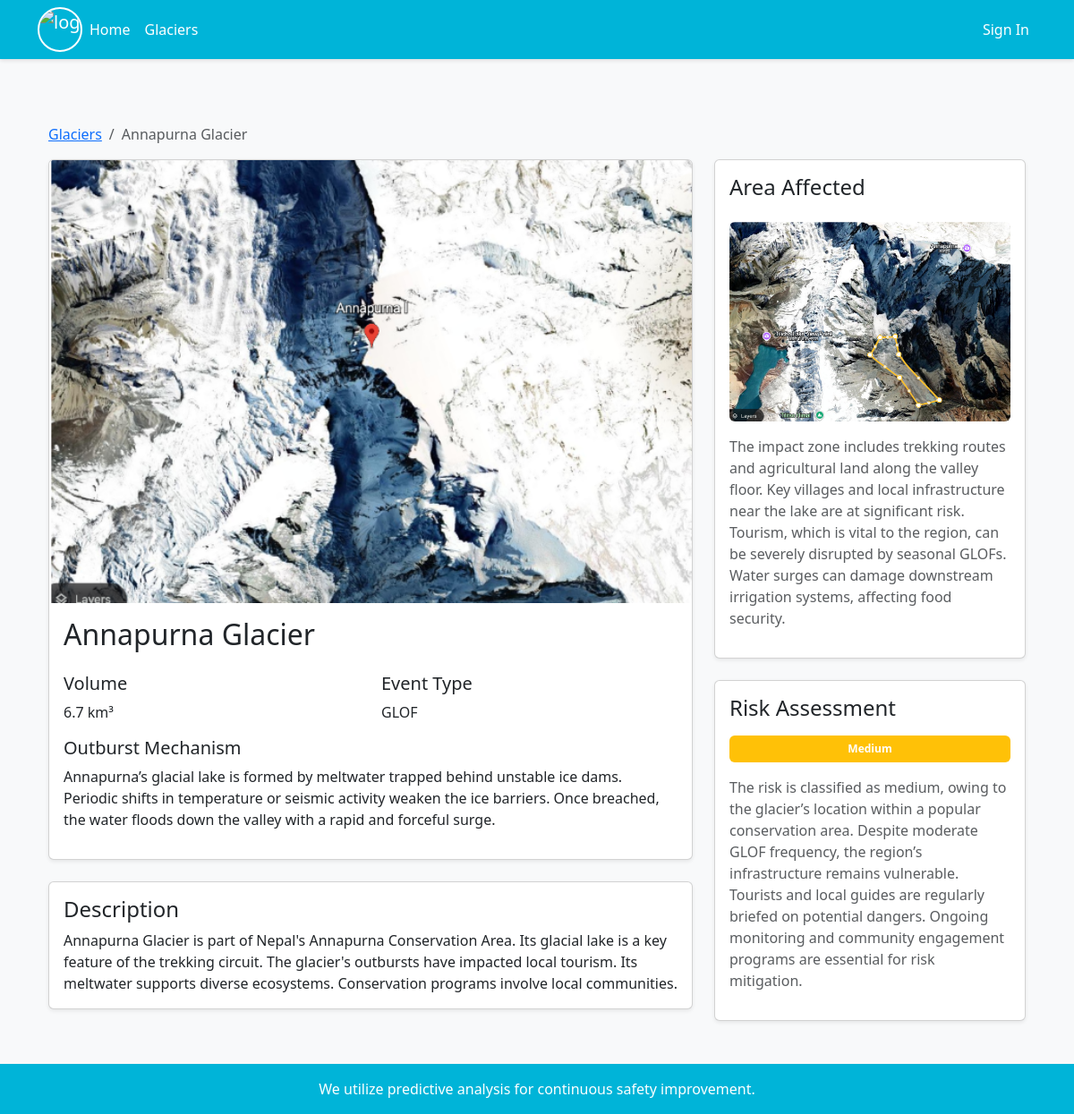
Page /glaciers/30/ on the committed database.
### glaciers/models.py (models this page shows, shortened)
class Glacier(models.Model):
    RISK_LEVELS = [
        ('low', 'Low'),
        ('medium', 'Medium'),
        ('high', 'High'),
        ('critical', 'Critical'),
    ]
    name = models.CharField(max_length=200)
    volume = models.FloatField(validators=[MinValueValidator(0.0)])
    image = models.ImageField(upload_to='glacier_images/')
    description = models.TextField()
    event_type = models.CharField(max_length=100)
    outburst_mechanism = models.TextField()
    area_map = models.ImageField(upload_to='area_maps/')
    area_description = models.TextField()
    risk_level = models.CharField(max_length=20, choices=RISK_LEVELS)
    risk_description = models.TextField()
    created_at = models.DateTimeField(auto_now_add=True)
    updated_at = models.DateTimeField(auto_now=True)
    @property
    def risk_level_color(self):
        return {
            'low': 'success',
            'medium': 'warning',
            'high': 'danger',
            'critical': 'dark',
        }[self.risk_level]
    @property
    def risk_percentage(self):
        return {
            'low': 25,
            'medium': 50,
            'high': 75,
            'critical': 100,
        }[self.risk_level]
    class Meta:
        ordering = ['-created_at']

### glaciers/views.py (the view)
# urls.py: path('glaciers/<int:pk>/', views.glacier_detail, name='glacier_detail'),
def glacier_detail(request, pk):
    glacier = get_object_or_404(Glacier, pk=pk)
    return render(request, 'glacier_detail.html', {'glacier': glacier})

### templates/glacier_detail.html (shortened to what this page needs)
{% extends "base.html" %}
{% load static %}
{% block content %}
<div class="container py-5">
    <nav aria-label="breadcrumb">
        <ol class="breadcrumb">
            <li class="breadcrumb-item"><a href="{% url 'glaciers:glacier_list' %}">Glaciers</a></li>
            <li class="breadcrumb-item active">{{ glacier.name }}</li>
        </ol>
    </nav>
    <div class="row">
        <div class="col-lg-8">
            <div class="card shadow-sm">
                <img src="{{ glacier.image.url }}" class="card-img-top" alt="{{ glacier.name }}">
                <div class="card-body">
                    <h1 class="card-title h2">{{ glacier.name }}</h1>
                    <div class="row mt-4">
                        <div class="col-md-6">
                            <h5>Volume</h5>
                            <p>{{ glacier.volume }} km³</p>
                        </div>
                        <div class="col-md-6">
                            <h5>Event Type</h5>
                            <p>{{ glacier.event_type }}</p>
                        </div>
                        <div class="col-12">
                            <h5>Outburst Mechanism</h5>
                            <p>{{ glacier.outburst_mechanism }}</p>
                        </div>
                    </div>
                </div>
            </div>
            <div class="card shadow-sm mt-4">
                <div class="card-body">
                    <h2 class="h4">Description</h2>
                    <p class="card-text">{{ glacier.description }}</p>
                </div>
            </div>
        </div>
        <div class="col-lg-4">
            <div class="card shadow-sm">
                <div class="card-body">
                    <h2 class="h4 mb-4">Area Affected</h2>
                    <img src="{{ glacier.area_map.url }}" class="img-fluid rounded mb-3" alt="Area Map">
                    <p class="text-muted">{{ glacier.area_description }}</p>
                </div>
            </div>
            <div class="card shadow-sm mt-4">
                <div class="card-body">
                    <h2 class="h4 mb-3">Risk Assessment</h2>
                    <div class="progress mb-3" style="height: 30px;">
                        <div class="progress-bar bg-{{ glacier.risk_level_color }} d-flex align-items-center justify-content-center"
                             role="progressbar"
                             style="width: 100%;"
                             aria-valuenow="{{ glacier.risk_percentage }}"
                             aria-valuemin="0"
                             aria-valuemax="100">
                            <span class="text-white fw-bold">{{ glacier.risk_level|title }}</span>
                        </div>
                    </div>
                    <p class="text-muted">{{ glacier.risk_description }}</p>
                </div>
            </div>
        </div>
    </div>
</div>
{% endblock %}

### templates/base.html (shortened to what this page needs)
{% load static %}
<!DOCTYPE html>
<html lang="en">
<head>
    <link href="https://cdn.jsdelivr.net/npm/bootstrap@5.3.2/dist/css/bootstrap.min.css" rel="stylesheet">
</head>
<body>
    <nav class="navbar navbar-expand-lg navbar-dark mb-4">
        <div class="container">
            <a class="navbar-brand" href="{% url 'glaciers:home' %}">
                <img src="{% static 'images/logo.jpg' %}" alt="logo">
            </a>
            <div class="collapse navbar-collapse" id="navbarNav">
                <ul class="navbar-nav me-auto">
                    <li class="nav-item">
                        <a class="nav-link" href="{% url 'glaciers:home' %}">Home</a>
                    </li>
                    <li class="nav-item">
                        <a class="nav-link" href="{% url 'glaciers:glacier_list' %}">Glaciers</a>
                    </li>
                </ul>
                <ul class="navbar-nav">
                    {% if user.is_authenticated %}
                    <li class="nav-item dropdown user-menu">
                        <a class="nav-link dropdown-toggle d-flex align-items-center" href="#" role="button" data-bs-toggle="dropdown">
                            {% if user.socialaccount_set.all.0.get_avatar_url %}
                            <img src="{{ user.socialaccount_set.all.0.get_avatar_url }}" alt="Avatar" class="avatar-sm me-2">
                            {% endif %}
                            {{ user.email }}
                        </a>
                        <ul class="dropdown-menu dropdown-menu-end">
                            {% if user.is_superuser %}
                            {% comment %} <li><a class="dropdown-item" href="{% url 'admin:index' %}">Admin Panel</a></li> {% endcomment %}
                            <li><hr class="dropdown-divider"></li>
                            {% endif %}
                            <li><a class="dropdown-item" href="{% url 'account_logout' %}">Sign Out</a></li>
                        </ul>
                    </li>
                    {% else %}
                    <li class="nav-item">
                        <a href="{% url 'account_login' %}" class="nav-link">Sign In</a>
                    </li>
                    {% endif %}
                </ul>
            </div>
        </div>
    </nav>
    <main class="container">
        {% block content %}
        {% endblock %}
    </main>
    <footer class="footer mt-auto">
        <div class="container text-center">
            <p class="mb-0">We utilize predictive analysis for continuous safety improvement.</p>
        </div>
    </footer>
</body>
</html>

### templates/base.html (style rules this page uses)
:root { --primary-color: #00b4d8; --secondary-color: #0077b6; --background-color: #f8f9fa; }
body { background-color: var(--background-color); font-family: 'Segoe UI', Tahoma, Geneva, Verdana, sans-serif; }
.navbar { background-color: var(--primary-color); box-shadow: 0 2px 4px rgba(0,0,0,0.1); padding: 0.5rem 1rem; }
.navbar-brand { padding: 0; margin: 0; display: flex; align-items: center; }
.navbar-brand img { width: 50px; height: 50px; border-radius: 50%; object-fit: cover; border: 2px solid white; transition: transform 0.3s ease, box-shadow 0.3s ease; }
.nav-link { color: white !important; font-weight: 500; }
.footer { background-color: var(--primary-color); color: white; padding: 1rem 0; margin-top: 3rem; }

### rows in the picture
Glacier: name "Annapurna Glacier", image (picture), volume "6.7", event_type "GLOF", outburst_mechanism "Annapurna’s glacial lake is formed by meltwater trapped behind unstable ice dams. Periodic shifts in temperature or seismic activity weaken the ice barriers. Once breached, the water floods down the valley with a rapid and forceful surge.", description "Annapurna Glacier is part of Nepal's Annapurna Conservation Area. Its glacial lake is a key feature of the trekking circuit. The glacier's outbursts have impacted local tourism. Its meltwater supports diverse ecosystems. Conservation programs involve local communities.", area_map (picture), area_description "The impact zone includes trekking routes and agricultural land along the valley floor. Key villages and local infrastructure near the lake are at significant risk. Tourism, which is vital to the region, can be severely disrupted by seasonal GLOFs. Water surges can damage downstream irrigation systems, affecting food security.", risk_level "Medium", risk_description "The risk is classified as medium, owing to the glacier’s location within a popular conservation area. Despite moderate GLOF frequency, the region’s infrastructure remains vulnerable. Tourists and local guides are regularly briefed on potential dangers. Ongoing monitoring and community engagement programs are essential for risk mitigation."
